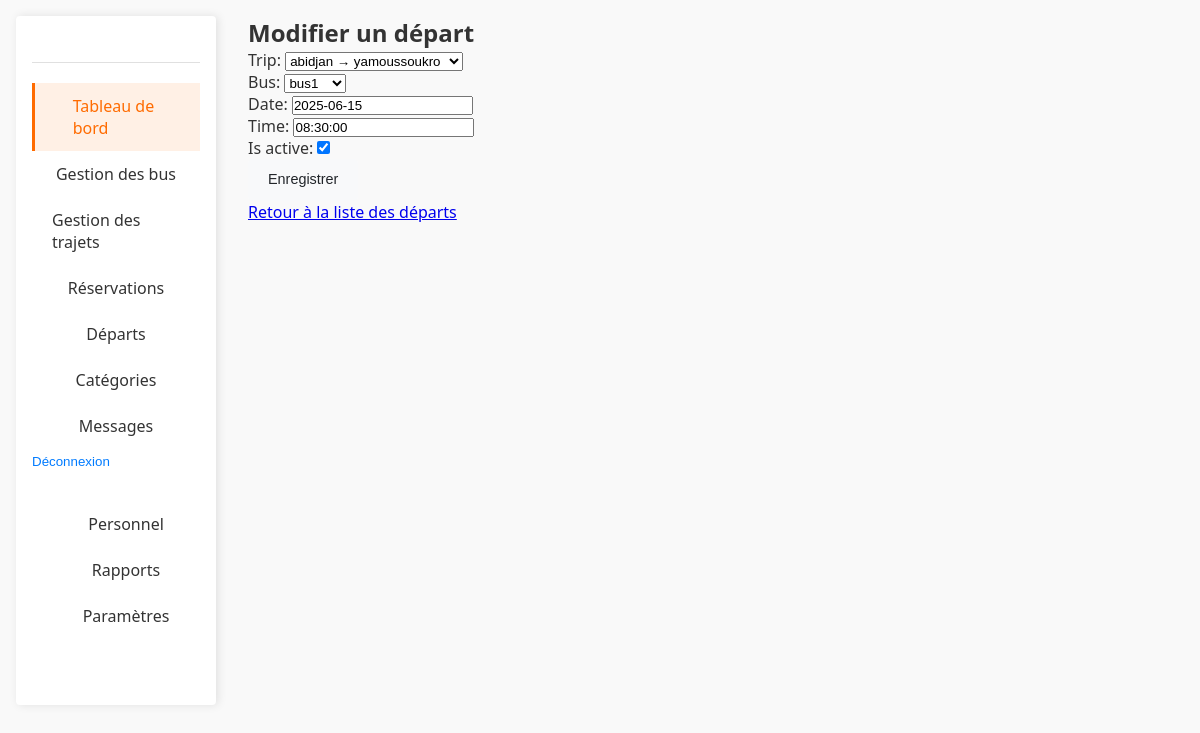
Screenshot of /dashboard/departures/1/edit/ (signed in) with the database file from the repository.
### trips/models.py (models this page shows, shortened)
class Departure(models.Model):
    trip = models.ForeignKey(Trip, on_delete=models.CASCADE)
    bus = models.ForeignKey(Bus, on_delete=models.CASCADE)
    date = models.DateField()
    time = models.TimeField()
    is_active = models.BooleanField(default=True)
    class Meta:
        ordering = ['date', 'time']  # Tri par défaut par date puis heure

### gareci_admin/views.py (the view)
# urls.py: path('departures/<int:pk>/edit/', DepartureUpdateView.as_view(), name='departure_edit'),
class DepartureUpdateView(StaffRequiredMixin, UpdateView):
    model = Departure
    fields = ['trip', 'bus', 'date', 'time', 'is_active']
    template_name = 'dashboard/departure_form.html'
    success_url = reverse_lazy('dashboard:departure_list')

### gareci_admin/utils.py (called while the page is built)
    def test_func(self):
        return self.request.user.is_staff

### trips/models.py (called while the page is built)
    def __str__(self):
        return self.name

    def __str__(self):
        return f"{self.origin} \u2192 {self.destination}"

### gareci_admin/templates/dashboard/departure_form.html (shortened to what this page needs)
{% extends 'base.html' %}
{% block content %}
<h2>{% if form.instance.pk %}Modifier{% else %}Ajouter{% endif %} un départ</h2>
<form method="post">
    {{ form.as_p }}
    <button type="submit" class="btn">Enregistrer</button>
</form>
<a href="{% url 'dashboard:departure_list' %}">Retour à la liste des départs</a>
{% endblock %}

### static/css/dashboard.css (style rules this page uses)
.btn { display: inline-block; padding: 0.375rem 0.75rem; font-size: 0.875rem; line-height: 1.5; text-align: center; text-decoration: none; border-radius: 4px; transition: all 0.2s; cursor: pointer; background-color: #f8f9fa; color: #212529; border: 1px solid #dee2e6; }
:root { --primary: #FF6B00; --primary-dark: #E05D00; --secondary: #0056B3; --dark: #333333; --light: #F5F5F5; --gray: #888888; --light-gray: #E0E0E0; --sidebar-width: 350px; --sidebar-collapsed-width: 80px; --header-height: 70px; --blue: #4285F4; --green: #34A853; --orange: #FBBC05; --red: #EA4335; }
* { margin: 0; padding: 0; box-sizing: border-box; }
body { font-family: 'Segoe UI', Tahoma, Geneva, Verdana, sans-serif; background-color: #f9f9f9; color: var(--dark); }
.btn { display: inline-flex; align-items: center; justify-content: center; padding: 10px 20px; border-radius: 5px; font-weight: 500; cursor: pointer; transition: all 0.3s; border: none; font-size: 0.9rem; }

### rows the page displays
Departure: trip "abidjan → yamoussoukro", bus "bus1", date "2025-06-15", time "08:30:00", is_active "☑"
